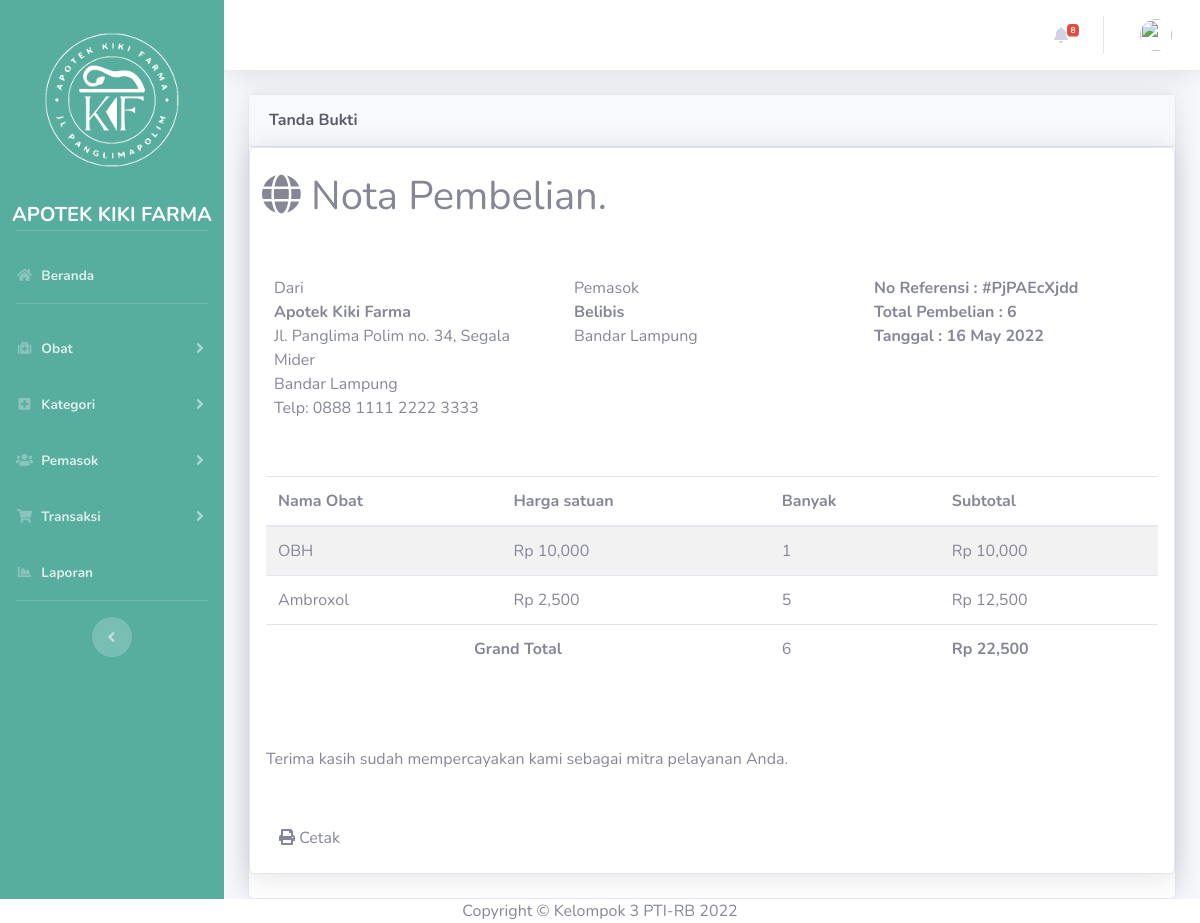
Screenshot of /user/lihat_nota_pembelian/PjPAEcXjdd with the database file from the repository.
### tables this page shows
CREATE TABLE `tb_pembelian` (
  `id_beli` int(11) NOT NULL,
  `ref` varchar(128) NOT NULL,
  `nama_obat` varchar(128) NOT NULL,
  `h_beli` int(11) NOT NULL,
  `banyak` int(11) NOT NULL,
  `subtotal` int(11) NOT NULL,
  `nama_pemasok` varchar(128) NOT NULL,
  `tgl_beli` date NOT NULL,
  `grandtotal` int(11) NOT NULL
);

### application/controllers/User.php (called while the page is built, shortened)
<?php
class User extends CI_Controller
{
    public function __construct()
    {
        $this->load->model('Data_apotek');
        $this->load->library('form_validation');
        $this->load->library('session');
        $data['habis'] = $this->Data_apotek->countstock();
        $data['expired'] = $this->Data_apotek->countexp();
        $data['hampir_habis'] = $this->Data_apotek->hampir_habis();
        $data['hampir_exp'] = $this->Data_apotek->hampir_kadal();
        $this->load->view('templates/topbar', $data, true);
    }
    public function lihat_nota_pembelian($ref)
    {
        $data['title'] = 'Tanda Bukti';
        $data['user'] = $this->db->get_where('user', ['email' => $this->session->userdata('email')])->row_array();
        $where = array('ref' => $ref);
        $data['table_invoice'] = $this->Data_apotek->show_data($where, 'tb_pembelian')->result();
		$data['show_invoice'] = $this->Data_apotek->show_invoice($where, 'tb_pembelian')->result();
        $data['penjualan'] = $this->Data_apotek->getDataApotek('tb_penjualan');
        $this->load->view('templates/header', $data);
        $this->load->view('templates/sidebar', $data);
        $this->load->view('templates/topbar', $data);
        $this->load->view('user/lihat_nota_pembelian', $data);
        $this->load->view('templates/footer');
    }
}

### index.php (called while the page is built, shortened)
<?php
require_once BASEPATH.'core/CodeIgniter.php';

### application/models/Data_apotek.php (called while the page is built, shortened)
<?php
class Data_apotek extends CI_Model
{
    function show_data($where, $table){
        $this->db->select('*');
            $this->db->select_sum('banyak');
            $run_q = $this->db->get_where($table,$where);
            return $run_q;
    }
    function show_invoice($where, $table){
        $this->db->select('*');
            $run_q = $this->db->get_where($table,$where);
            return $run_q;
    }
}

### application/views/user/lihat_nota_pembelian.php (the view, shortened to what this page needs)
<div class="container-fluid">
    <div class="card shadow mb-4">
        <div class="card-header py-3">
            <h6 class="m-0 font-weight-bold text-dark"><?= $title; ?></h6>
        </div>
        <section class="card shadow mb-4">
            <?php foreach($table_invoice as $i){ ?>
            <div class="row">
                <div class="row m-4">
                    <h1>
                        <i class="fa fa-globe"></i> Nota Pembelian.
                    </h1>
                </div>
            </div>
            <div class="row p-4">
                <div class="col-sm-4">
                    Dari
                    <address>
                        <strong>Apotek Kiki Farma</strong>
                        <br>Jl. Panglima Polim no. 34, Segala Mider
                        <br>Bandar Lampung
                        <br>Telp: 0888 1111 2222 3333
                    </address>
                </div>
                <div class="col-sm-4">
                    Pemasok
                    <address>
                        <strong><?php echo $i->nama_pemasok ?></strong>
                        <br>Bandar Lampung
                    </address>
                </div>
                <div class="col-sm-4">
                    <b>No Referensi : #<?php echo $i->ref ?></b>
                    <br>
                    <b>Total Pembelian : <?php echo $i->banyak ?></b>
                    <br>
                    <b>Tanggal : <?php echo date('j F Y',strtotime($i->tgl_beli)) ?></b>
                    <br>
                </div>
            </div>
            <?php } ?>
            <div class="row m-3">
                <div class="col-xs-12 table">
                    <table class="table table-striped">
                        <thead>
                            <tr>
                                <th>Nama Obat</th>
                                <th>Harga satuan</th>
                                <th>Banyak</th>
                                <th>Subtotal</th>
                            </tr>
                        </thead>
                        <tbody>
                            <?php foreach($show_invoice as $si){ ?>
                            <tr>
                                <td><?php echo $si->nama_obat ?></td>
                                <td>Rp <?php echo number_format($si->h_beli) ?></td>
                                <td><?php echo $si->banyak ?></td>
                                <td>Rp <?php echo number_format($si->subtotal) ?></td>
                            </tr>
                            <?php } ?>
                        </tbody>
                        <tfoot>
                            <?php foreach($table_invoice as $i){ ?>
                            <tr>
                                <td style="text-align:center; vertical-align: middle" colspan="2"><b>Grand
                                        Total</b></td>
                                <td><?php echo ($i->banyak) ?></td>
                                <td>
                                    <b>Rp <?php echo number_format($i->grandtotal) ?></b>
                                </td>
                            </tr>
                            <?php } ?>
                        </tfoot>
                    </table>
                </div>
            </div>
            <div class="row m-3">
                <div class="col-xs-6">
                    <p class="text-muted well well-sm no-shadow" style="margin-top: 10px;">
                        Terima kasih sudah mempercayakan kami sebagai mitra pelayanan Anda.
                    </p>
                </div>
            </div>
            <div class="row m-3">
                <div class="col-xs-12">
                    <button class="btn btn-default" onclick="window.print();"><i class="fa fa-print"></i>
                        Cetak</button>
                </div>
            </div>
        </section>
    </div>
</div>

### rows the page displays
tb_pembelian: nama_pemasok "Belibis", ref "PjPAEcXjdd", banyak "6", tgl_beli "16 May 2022", nama_obat "OBH", h_beli "10,000", banyak "1", subtotal "10,000", grandtotal "22,500"
tb_pembelian: nama_obat "Ambroxol", h_beli "2,500", banyak "5", subtotal "12,500"

### other values shown
$habisTotal "8"
$title "Tanda Bukti"
